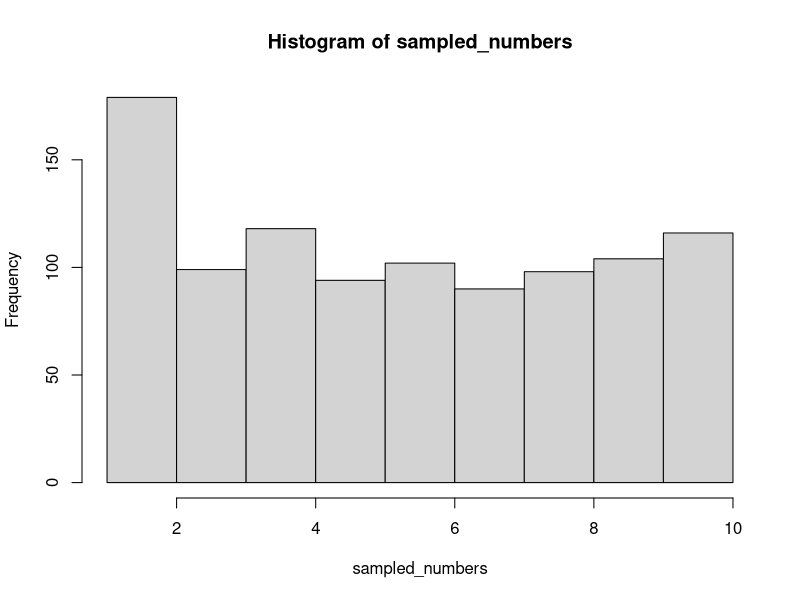
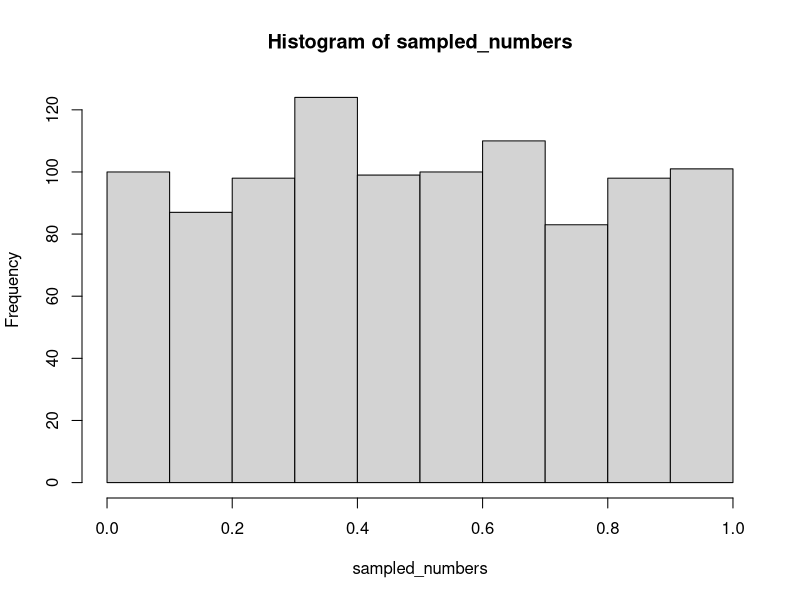
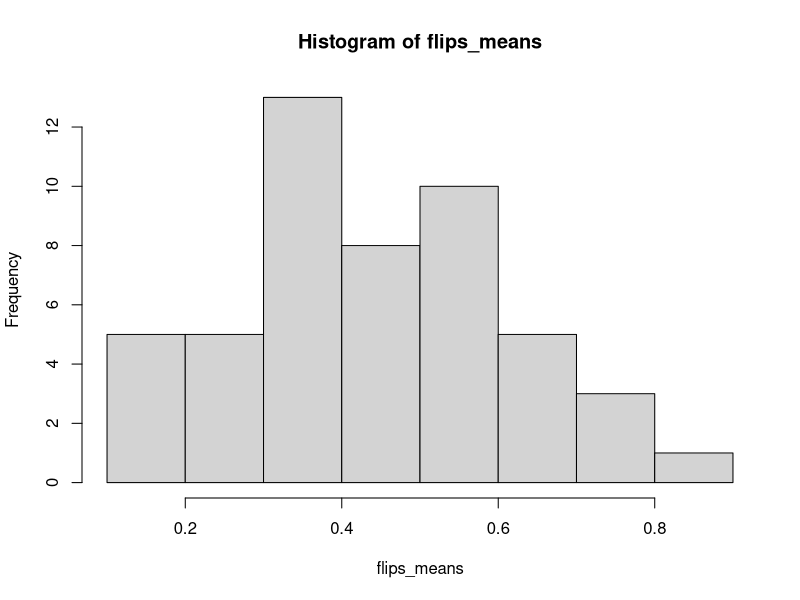
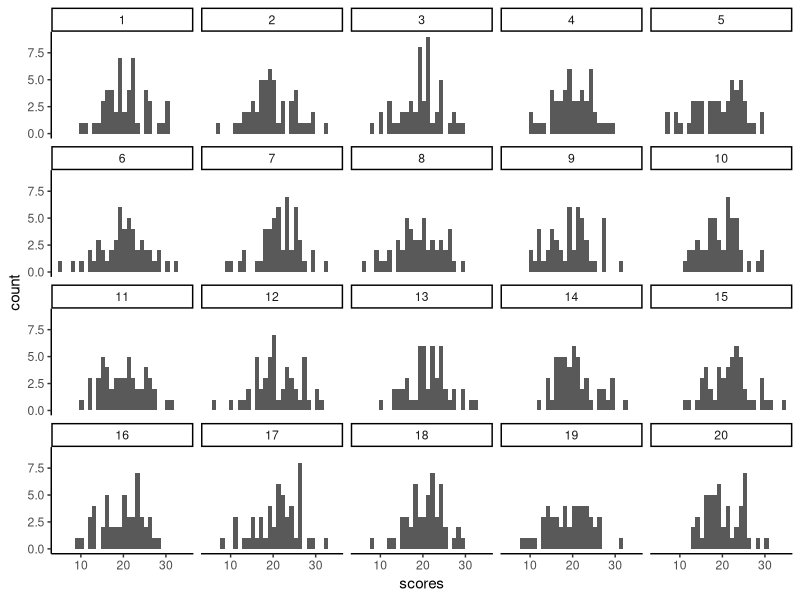

Write the R code that produced these figures, in order.
## ---- chunk 1
knitr::opts_chunk$set(echo = TRUE, warning=FALSE, message=FALSE)
## ---- chunk 2
numbers <- c(1,2,3,4,5,6,7,8,9,10)
sampled_numbers <- sample(numbers, 1000, replace=TRUE)
sampled_numbers
## ---- chunk 3
hist(sampled_numbers)
## ---- chunk 4
sampled_numbers <- runif(1000, min=0, max=1)
hist(sampled_numbers)
## ---- chunk 5
coin_flips <- rbinom(10,1,.5)
coin_flips
## ---- chunk 6
mean(coin_flips)
## ---- chunk 7
flips_means <- c()
n_experimemnts <- 50
for(i in 1:n_experimemnts){
  flips_means[i] <- mean(rbinom(10, 1, 0.5))  
}
hist(flips_means)
## ---- chunk 8
rnorm(5, mean=10, sd=4)
## ---- chunk 9
normal_means <- c()
n_experimemnts <- 20
n_subjects <- 20
for(i in 1:n_experimemnts){
  normal_means[i] <- mean(rnorm(n_subjects, mean=20, sd=5))  
}
## ---- chunk 10
mean(normal_means)
## ---- chunk 11
sd(normal_means)
## ---- chunk 12
n_experimemnts <- 20
n_subjects <- 50
my_df <- data.frame()
for (i in 1: n_experimemnts){
	scores_samples_df <-cbind(rnorm(n_subjects, mean=20, sd=5), rep(i, each=n_subjects))	
	my_df<-rbind(my_df, scores_samples_df)	
}
names(my_df) <- c("scores", "samples")

library(ggplot2)
ggplot(my_df, aes(x=scores)) + geom_histogram() + 
  facet_wrap(~samples) +
  theme_classic()
## ---- chunk 13
library(dplyr)
sample_means<- my_df %>%
  group_by(samples) %>%
  summarize(means = mean(scores))
sample_means
## ---- chunk 14
mean(sample_means$means)
## ---- chunk 15
sd(sample_means$means)
